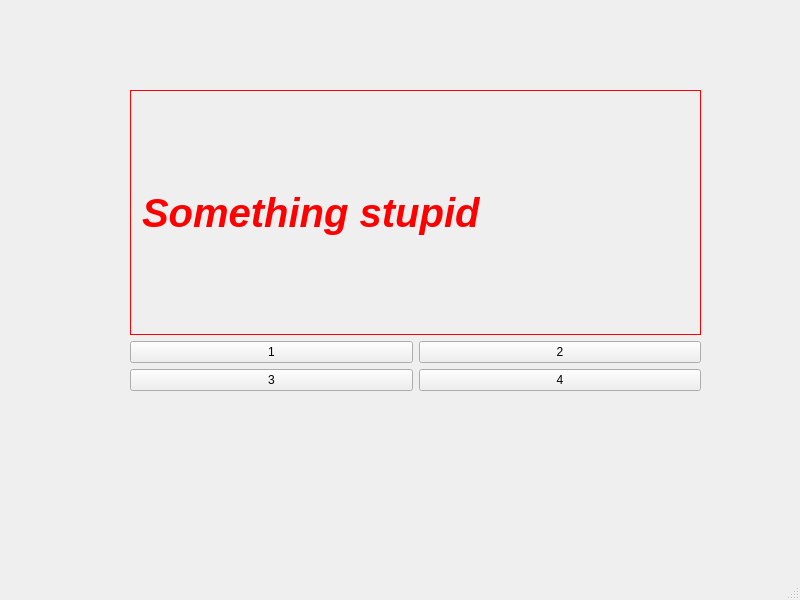
<?xml version="1.0" encoding="UTF-8"?>
<ui version="4.0">
 <class>MainWindow</class>
 <widget class="QMainWindow" name="MainWindow">
  <property name="geometry">
   <rect>
    <x>0</x>
    <y>0</y>
    <width>800</width>
    <height>600</height>
   </rect>
  </property>
  <property name="windowTitle">
   <string>MainWindowGrid</string>
  </property>
  <property name="windowIcon">
   <iconset resource="Resources/recs.qrc">
    <normaloff>:/recs/i.jpg</normaloff>:/recs/i.jpg</iconset>
  </property>
  <widget class="QWidget" name="centralwidget">
   <widget class="QWidget" name="verticalLayoutWidget">
    <property name="geometry">
     <rect>
      <x>130</x>
      <y>90</y>
      <width>571</width>
      <height>301</height>
     </rect>
    </property>
    <layout class="QVBoxLayout" name="verticalLayout">
     <item>
      <widget class="QLabel" name="label">
       <property name="sizeIncrement">
        <size>
         <width>15</width>
         <height>15</height>
        </size>
       </property>
       <property name="font">
        <font>
         <pointsize>30</pointsize>
         <weight>75</weight>
         <italic>true</italic>
         <bold>true</bold>
         <strikeout>false</strikeout>
         <stylestrategy>PreferAntialias</stylestrategy>
        </font>
       </property>
       <property name="styleSheet">
        <string notr="true">color: rgb(255, 0, 0);</string>
       </property>
       <property name="frameShape">
        <enum>QFrame::Box</enum>
       </property>
       <property name="text">
        <string>Something stupid</string>
       </property>
      </widget>
     </item>
     <item>
      <layout class="QGridLayout" name="gridLayout">
       <item row="0" column="1">
        <widget class="QPushButton" name="pushButton_2">
         <property name="text">
          <string>2</string>
         </property>
        </widget>
       </item>
       <item row="0" column="0">
        <widget class="QPushButton" name="pushButton">
         <property name="text">
          <string>1</string>
         </property>
        </widget>
       </item>
       <item row="1" column="0">
        <widget class="QPushButton" name="pushButton_3">
         <property name="text">
          <string>3</string>
         </property>
        </widget>
       </item>
       <item row="1" column="1">
        <widget class="QPushButton" name="pushButton_4">
         <property name="text">
          <string>4</string>
         </property>
        </widget>
       </item>
      </layout>
     </item>
    </layout>
   </widget>
  </widget>
  <widget class="QMenuBar" name="menubar">
   <property name="geometry">
    <rect>
     <x>0</x>
     <y>0</y>
     <width>800</width>
     <height>21</height>
    </rect>
   </property>
  </widget>
  <widget class="QStatusBar" name="statusbar"/>
 </widget>
 <resources>
  <include location="Resources/recs.qrc"/>
 </resources>
 <connections>
  <connection>
   <sender>pushButton</sender>
   <signal>clicked()</signal>
   <receiver>label</receiver>
   <slot>clear()</slot>
   <hints>
    <hint type="sourcelabel">
     <x>272</x>
     <y>307</y>
    </hint>
    <hint type="destinationlabel">
     <x>415</x>
     <y>185</y>
    </hint>
   </hints>
  </connection>
 </connections>
</ui>
